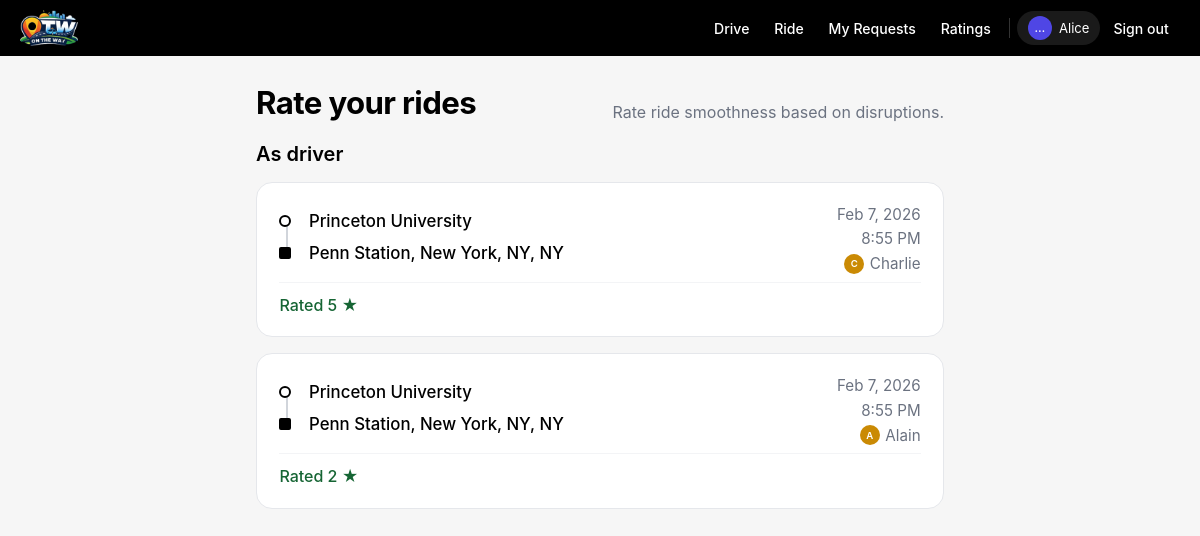
/rides/ratings/ (signed in), run on the app's committed database.
### rides/models.py (models this page shows, shortened)
class Ride(models.Model):
    class Status(models.TextChoices):
        OPEN = "open", "Open"
        FULL = "full", "Full"
        COMPLETED = "completed", "Completed"
        CANCELLED = "cancelled", "Cancelled"
    driver = models.ForeignKey(
        settings.AUTH_USER_MODEL,
        on_delete=models.CASCADE,
        related_name="driven_rides",
    )
    origin = models.CharField(max_length=256)
    destination = models.CharField(max_length=256)
    destination_state = models.CharField(max_length=2, blank=True, default="")
    departure_time = models.DateTimeField()
    arrival_time_estimate = models.DateTimeField(blank=True, null=True)
    origin_lat = models.FloatField(blank=True, null=True)
    origin_lng = models.FloatField(blank=True, null=True)
    dest_lat = models.FloatField(blank=True, null=True)
    dest_lng = models.FloatField(blank=True, null=True)
    route_polyline = models.TextField(blank=True, default="")
    route_duration = models.IntegerField(blank=True, null=True)  # seconds
    max_detour_minutes = models.IntegerField(default=5)
    total_seats = models.PositiveSmallIntegerField()
    price_per_seat = models.DecimalField(
        max_digits=6, decimal_places=2, blank=True, null=True
    )
    notes = models.TextField(blank=True)
    status = models.CharField(
        max_length=16, choices=Status.choices, default=Status.OPEN
    )
    created_at = models.DateTimeField(auto_now_add=True)
    updated_at = models.DateTimeField(auto_now=True)

class Profile(models.Model):
    user = models.OneToOneField(
        settings.AUTH_USER_MODEL,
        on_delete=models.CASCADE,
        related_name="profile",
    )
    bio = models.TextField(blank=True, default="")
    avatar_color = models.CharField(max_length=7, blank=True, default="")
    @property
    def initial(self):
        name = self.user.first_name or self.user.username
        return name[0].upper() if name else "?"

class Rating(models.Model):
    ride = models.ForeignKey(Ride, on_delete=models.CASCADE, related_name="ratings")
    ride_request = models.ForeignKey(
        RideRequest,
        on_delete=models.CASCADE,
        related_name="ratings",
        help_text="Links rater/ratee for this ride (driver-rider pair)",
    )
    rater = models.ForeignKey(
        settings.AUTH_USER_MODEL,
        on_delete=models.CASCADE,
        related_name="ratings_given",
    )
    ratee = models.ForeignKey(
        settings.AUTH_USER_MODEL,
        on_delete=models.CASCADE,
        related_name="ratings_received",
    )
    stars = models.PositiveSmallIntegerField(null=True, blank=True)  # 1-5, null when did_not_show_up
    did_not_show_up = models.BooleanField(default=False)  # driver only: rider did not show
    comment = models.TextField(blank=True)  # required when stars=1
    flagged = models.BooleanField(default=False)  # True when stars=1 or did_not_show_up
    class Meta:
        unique_together = ("rater", "ride_request")

### rides/views.py (the view)
# urls.py: path("ratings/", views.ratings_page, name="ratings"),
@login_required
def ratings_page(request):
    driven_rides = (
        Ride.objects.filter(
            driver=request.user,
            status=Ride.Status.COMPLETED,
        )
        .prefetch_related("requests")
        .order_by("-departure_time")
    )
    driver_rateable = []
    for ride in driven_rides:
        for req in ride.requests.filter(status=RideRequest.Status.ACCEPTED):
            driver_rateable.append({"ride": ride, "ride_request": req, "ratee": req.rider})
    rider_reqs = (
        RideRequest.objects.filter(
            rider=request.user,
            status=RideRequest.Status.ACCEPTED,
            ride__status=Ride.Status.COMPLETED,
        )
        .select_related("ride", "ride__driver", "ride__driver__profile")
        .order_by("-ride__departure_time")
    )
    rider_rateable = [{"ride": rr.ride, "ride_request": rr, "ratee": rr.ride.driver} for rr in rider_reqs]
    ratings_by_req = {
        (r.rater_id, r.ride_request_id): r
        for r in Rating.objects.filter(rater=request.user).select_related("ride_request")
    }
    driver_items = []
    for item in driver_rateable:
        req = item["ride_request"]
        rating = ratings_by_req.get((request.user.id, req.id))
        driver_items.append({**item, "rating": rating, "form": RatingForm(is_driver_rating=True)})
    rider_items = []
    for item in rider_rateable:
        req = item["ride_request"]
        rating = ratings_by_req.get((request.user.id, req.id))
        rider_items.append({**item, "rating": rating, "form": RatingForm(is_driver_rating=False)})
    context = {
        "driver_items": driver_items,
        "rider_items": rider_items,
    }
    return render(request, "ratings.html", context)

### rides/templatetags/profile_tags.py (called while the page is built)
def _get_profile_data(user):
    from rides.models import Profile
    try:
        profile = user.profile
    except (Profile.DoesNotExist, Exception):
        try:
            profile, _ = Profile.objects.get_or_create(user=user)
        except Exception:
            name = getattr(user, "first_name", "") or getattr(user, "username", "?")
            return name[0].upper() if name else "?", _COLORS[0]
    initial = profile.initial
    color = profile.avatar_color or _COLORS[user.pk % len(_COLORS)]
    return initial, color

@register.simple_tag
def user_chip(user):
    if not user:
        return ""
    initial, color = _get_profile_data(user)
    name = user.first_name or user.username
    return format_html(
        '<a href="/rides/profile/{uid}/" class="user-chip">'
        '<span class="user-chip-avatar" style="background:{color};">{initial}</span>'
        '<span>{name}</span>'
        '</a>',
        uid=user.pk,
        color=color,
        initial=initial,
        name=name,
    )

### rides/templates/ratings.html (shortened to what this page needs)
{% extends "base.html" %}
{% load profile_tags %}
{% block content %}
<div class="ratings-page">
<div class="page-header">
  <h1 class="page-title">Rate your rides</h1>
  <p class="page-subtitle">Rate ride smoothness based on disruptions.</p>
</div>
{% if driver_items or rider_items %}
  {% if driver_items %}
  <h2 class="ratings-section-title">As driver</h2>
  <div class="card-list">
    {% for item in driver_items %}
      <div class="rating-card ride-card">
        <div class="ride-main">
          <div class="ride-route">
            <div class="route-point">
              <span class="route-dot"></span>
              <span class="route-value">{{ item.ride.origin }}</span>
            </div>
            <div class="route-point">
              <span class="route-dot end"></span>
              <span class="route-value">{{ item.ride.destination }}{% if item.ride.destination_state %}, {{ item.ride.destination_state }}{% endif %}</span>
            </div>
          </div>
          <div class="ride-meta">
            <span>{{ item.ride.departure_time|date:"M j, Y" }}</span>
            <span>{{ item.ride.departure_time|time:"g:i A" }}</span>
            {% user_chip item.ratee %}
          </div>
        </div>
        <div class="rating-card-body">
          {% if item.rating %}
            {% if item.rating.did_not_show_up %}
              <span class="badge badge-cancelled">No show</span>
            {% else %}
              <span class="rating-done">Rated {{ item.rating.stars }} ★</span>
            {% endif %}
          {% endif %}
        </div>
      </div>
    {% endfor %}
  </div>
  {% endif %}
{% else %}
  <div class="empty-state">
    <h2>No rides to rate</h2>
    <p>Complete a ride (as driver or rider) to rate it here.</p>
  </div>
{% endif %}
</div>
{% endblock %}

### templates/base.html (shortened to what this page needs)
{% load static %}
<!DOCTYPE html>
<html lang="en">
  <head>
    <link rel="stylesheet" href="{% static 'styles.css' %}">
    <link rel="stylesheet" href="https://unpkg.com/leaflet@1.9.4/dist/leaflet.css" />
    <link rel="stylesheet" href="https://cdn.jsdelivr.net/npm/flatpickr/dist/flatpickr.min.css" />
  </head>
  <body>
    <div class="app-shell">
      <header class="app-header">
        <div class="app-header-left">
          <img src="{% static 'OTWlogo.jpg' %}" alt="OnTheWay" class="logo" />
        </div>
        <div class="app-header-right">
          {% if user.is_authenticated %}
            <a href="{% url 'rides:index' %}" class="nav-link">Drive</a>
            <a href="{% url 'rides:rider_search' %}" class="nav-link">Ride</a>
            <a href="{% url 'rides:my_requests' %}" class="nav-link">My Requests</a>
            <a href="{% url 'rides:ratings' %}" class="nav-link">Ratings</a>
            <a href="{% url 'rides:my_profile' %}" class="user-pill">
              <span class="user-avatar">{{ user.first_name|default:user.username|truncatechars:1 }}</span>
              <span>{{ user.first_name|default:user.username }}</span>
            </a>
            <a href="{% url 'logout' %}" class="nav-link">Sign out</a>
          {% else %}
            <a href="{% url 'login' %}" class="nav-link">Sign in</a>
            <a href="{% url 'signup' %}" class="nav-link" style="background:rgba(255,255,255,.15);">Sign up</a>
          {% endif %}
        </div>
      </header>
      <main class="app-main">
        {% block content %}
        {% endblock %}
      </main>
    </div>
  </body>
</html>

### static/styles.css (style rules this page uses)
*, *::before, *::after { box-sizing: border-box; }
body { margin: 0; font-family: "SF Pro Text", system-ui, -apple-system, BlinkMacSystemFont, "Segoe UI", Roboto, sans-serif; background: #f6f6f6; color: #000; -webkit-font-smoothing: antialiased; }
a { color: inherit; text-decoration: none; }
.app-shell { min-height: 100vh; display: flex; flex-direction: column; }
.app-header { display: flex; align-items: center; justify-content: space-between; padding: 0 1.25rem; height: 56px; background: #000; color: #fff; position: sticky; top: 0; z-index: 20; }
.app-header-left { display: flex; align-items: center; gap: 0.55rem; }
.logo { height: 36px; width: auto; border-radius: 6px; object-fit: contain; }
.app-header-right { display: flex; align-items: center; gap: 0.15rem; font-size: 0.88rem; }
.nav-link { padding: 0.4rem 0.7rem; border-radius: 999px; font-weight: 500; color: #fff; transition: background 0.12s; }
.user-pill { display: flex; align-items: center; gap: 0.45rem; padding: 0.3rem 0.65rem; border-radius: 999px; background: rgba(255, 255, 255, 0.1); font-size: 0.82rem; text-decoration: none; color: #fff; transition: background 0.12s; }
.user-avatar { width: 24px; height: 24px; border-radius: 50%; background: #4f46e5; color: #fff; display: flex; align-items: center; justify-content: center; font-size: 0.7rem; font-weight: 600; }
.app-main { flex: 1; width: 100%; max-width: 720px; margin: 0 auto; padding: 1.75rem 1rem 3rem; }
.page-header { display: flex; justify-content: space-between; align-items: flex-end; gap: 1rem; margin-bottom: 1.25rem; }
.page-title { margin: 0; font-size: 1.65rem; font-weight: 700; letter-spacing: -0.02em; color: #000; }
.page-subtitle { margin: 0.2rem 0 0; color: #6b7280; font-size: 0.92rem; }
.card-list { display: flex; flex-direction: column; gap: 0.65rem; }
.ride-card { display: flex; flex-direction: column; gap: 0.55rem; padding: 1rem 1.1rem; border-radius: 14px; border: 1px solid #e5e7eb; background: #fff; text-decoration: none; color: inherit; transition: box-shadow 0.1s, border-color 0.1s; }
.ride-main { display: flex; justify-content: space-between; align-items: flex-start; gap: 0.75rem; }
.ride-route { display: flex; flex-direction: column; gap: 0; position: relative; padding-left: 1.6rem; }
.ride-route::before { content: ""; position: absolute; left: 0.38rem; top: 0.65rem; bottom: 0.55rem; width: 2px; background: #d1d5db; }
.route-point { display: flex; align-items: center; gap: 0; min-height: 1.75rem; position: relative; font-size: 0.92rem; }
.route-dot { position: absolute; left: -1.6rem; width: 10px; height: 10px; border-radius: 50%; border: 2px solid #000; background: #fff; z-index: 1; }
.route-dot.end { border-radius: 2px; background: #000; border-color: #000; }
.route-value { font-weight: 500; }
.ride-meta { display: flex; flex-direction: column; align-items: flex-end; gap: 0.3rem; font-size: 0.82rem; color: #6b7280; flex-shrink: 0; }
.ratings-page .page-title { font-size: 1.95rem; }
.ratings-page .page-subtitle { font-size: 1rem; }
.ratings-section-title { font-size: 1.25rem; font-weight: 600; color: #000; margin: 2rem 0 1rem 0; }
.ratings-section-title:first-of-type { margin-top: 0; }
.ratings-page .card-list { gap: 1rem; }
.ratings-page .rating-card.ride-card { padding: 1.35rem 1.4rem; border-radius: 16px; display: flex; flex-direction: column; gap: 0.75rem; text-decoration: none; color: inherit; }
.ratings-page .rating-card .ride-main { padding-bottom: 0.5rem; border-bottom: 1px solid #f3f4f6; }
.ratings-page .rating-card .ride-route { padding-left: 1.85rem; }
.ratings-page .rating-card .ride-route::before { left: 0.44rem; top: 0.75rem; bottom: 0.65rem; }
.ratings-page .rating-card .route-point { min-height: 2rem; font-size: 1.05rem; }
.ratings-page .rating-card .route-dot { width: 12px; height: 12px; left: -1.85rem; }
.ratings-page .rating-card .ride-meta { font-size: 0.95rem; gap: 0.35rem; }
.rating-card-body { display: flex; flex-direction: column; gap: 0.6rem; }
.rating-done { font-size: 1rem; color: #166534; font-weight: 500; }
.user-chip { display: inline-flex; align-items: center; gap: 0.35rem; text-decoration: none; color: inherit; transition: opacity 0.1s; }
.user-chip-avatar { width: 20px; height: 20px; border-radius: 50%; display: inline-flex; align-items: center; justify-content: center; font-size: 0.6rem; font-weight: 600; color: #fff; flex-shrink: 0; }

### data on the page
Ride: ride.origin "Princeton University", ride.destination "Penn Station, New York, NY", ride.destination_state "NY", ride.departure_time "Feb 7, 2026", ride.departure_time "8:55 PM", rating.stars "5", rating.stars "2"

### other printed values
{{ user.first_name|default:user.username|truncatechars:1 }} "…"
{{ user.first_name|default:user.username }} "Alice"
